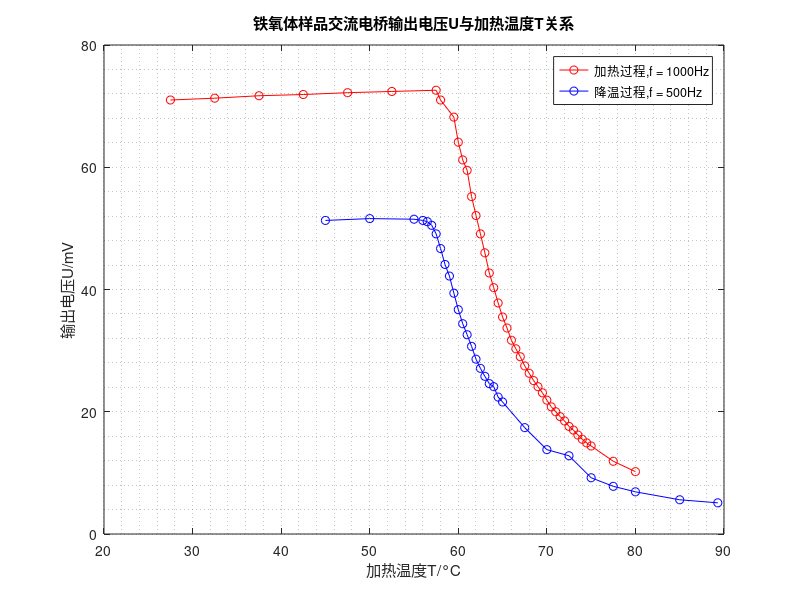
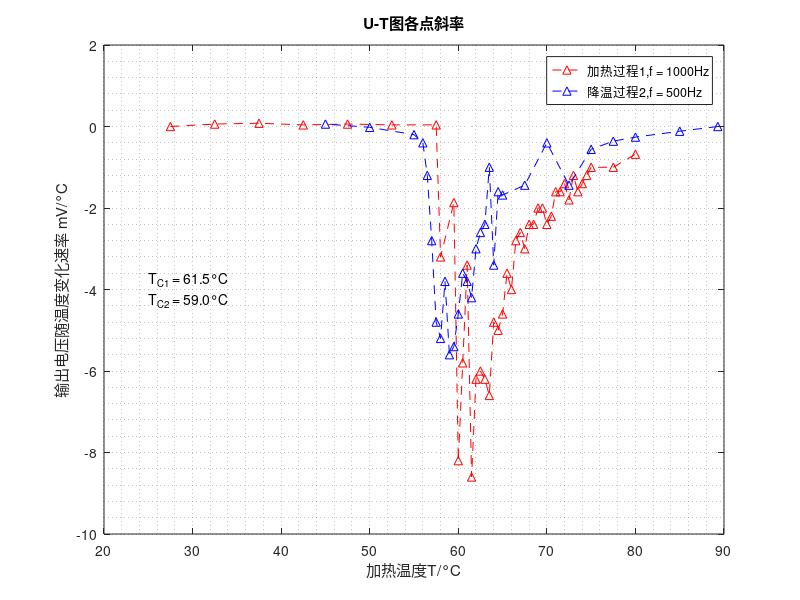

Write the MATLAB code that produced these figures, in order.
clear;
clc;
close all;
d1 = load('data1.txt');
d2 = load('data2.txt');
p1 = figure;

plot(d1(1,:),d1(2,:),'-ro');
hold on;
plot(d2(1,:),d2(2,:),'-bo');
grid minor;
title('铁氧体样品交流电桥输出电压U与加热温度T关系');
ylabel('输出电压U/mV');
xlabel('加热温度T/°C');
legend('加热过程,f = 1000Hz','降温过程,f = 500Hz')

p2 = figure;
a1= size(d1);
k1 = zeros(1,a1(2));
min1 = 1;
for i = 2:a1(2)
    k1(i) = (d1(2,i)-d1(2,i-1))/(d1(1,i)-d1(1,i-1));
    if k1(i)<k1(min1)
        min1 = i;
    end
end
a2= size(d2);
k2 = zeros(1,a2(2));
min2 = 1;
for i = 2:a2(2)
    k2(i) = (d2(2,i)-d2(2,i-1))/(d2(1,i)-d2(1,i-1));
    if k2(i)<k2(min2)
        min2 = i;
    end
end
plot(d1(1,:),k1,'--r^');
hold on;
plot(d2(1,:),k2,'--b^');
grid minor;
title('U-T图各点斜率');
ylabel('输出电压随温度变化速率 mV/°C');
xlabel('加热温度T/°C');
legend('加热过程1,f = 1000Hz','降温过程2,f = 500Hz');
t = sprintf('T_{C1} = %.1f°C\nT_{C2} = %.1f°C',d1(1,min1),d2(1,min2));
text(25,-4,t);

saveas(p1,'u-t.jpg');
saveas(p2,'k.jpg');
